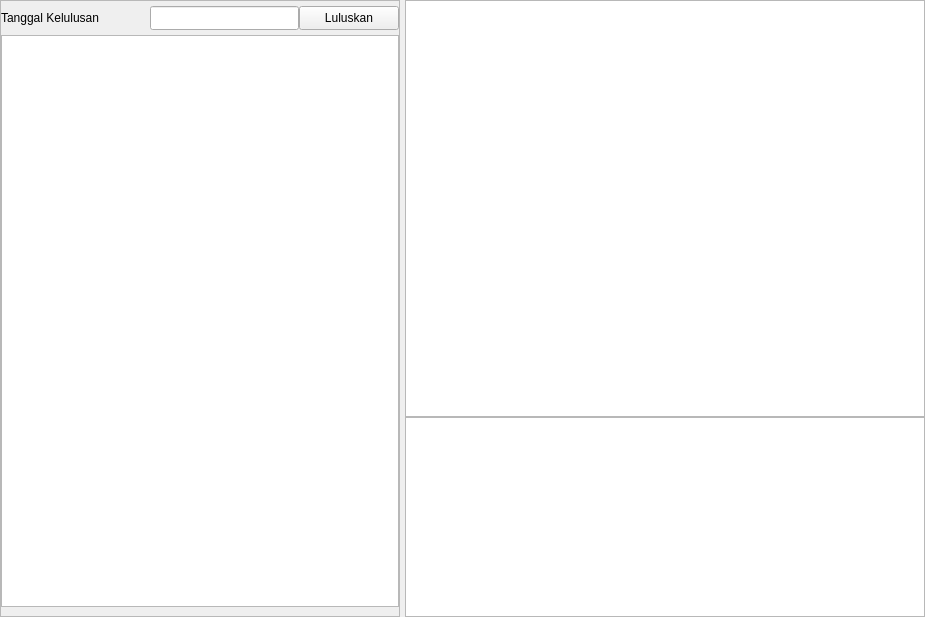
<?xml version="1.0" encoding="UTF-8"?>
<ui version="4.0">
 <class>Form</class>
 <widget class="QWidget" name="Form">
  <property name="geometry">
   <rect>
    <x>0</x>
    <y>0</y>
    <width>925</width>
    <height>617</height>
   </rect>
  </property>
  <property name="windowTitle">
   <string>Form</string>
  </property>
  <layout class="QGridLayout" name="gridLayout">
   <property name="leftMargin">
    <number>0</number>
   </property>
   <property name="topMargin">
    <number>0</number>
   </property>
   <property name="rightMargin">
    <number>0</number>
   </property>
   <property name="bottomMargin">
    <number>0</number>
   </property>
   <property name="horizontalSpacing">
    <number>5</number>
   </property>
   <property name="verticalSpacing">
    <number>0</number>
   </property>
   <item row="0" column="1">
    <widget class="QTableWidget" name="tbl_siswa_lulus"/>
   </item>
   <item row="1" column="1">
    <widget class="QTableWidget" name="tbl_siswa_tidak_lulus">
     <property name="sizePolicy">
      <sizepolicy hsizetype="Expanding" vsizetype="Preferred">
       <horstretch>0</horstretch>
       <verstretch>0</verstretch>
      </sizepolicy>
     </property>
     <property name="minimumSize">
      <size>
       <width>0</width>
       <height>200</height>
      </size>
     </property>
     <property name="maximumSize">
      <size>
       <width>16777215</width>
       <height>200</height>
      </size>
     </property>
    </widget>
   </item>
   <item row="0" column="0" rowspan="2">
    <widget class="QFrame" name="frame_kiri">
     <property name="minimumSize">
      <size>
       <width>400</width>
       <height>0</height>
      </size>
     </property>
     <property name="maximumSize">
      <size>
       <width>400</width>
       <height>16777215</height>
      </size>
     </property>
     <property name="frameShape">
      <enum>QFrame::StyledPanel</enum>
     </property>
     <property name="frameShadow">
      <enum>QFrame::Raised</enum>
     </property>
     <layout class="QGridLayout" name="gridLayout_2">
      <property name="leftMargin">
       <number>0</number>
      </property>
      <property name="topMargin">
       <number>5</number>
      </property>
      <property name="rightMargin">
       <number>0</number>
      </property>
      <property name="bottomMargin">
       <number>9</number>
      </property>
      <property name="horizontalSpacing">
       <number>0</number>
      </property>
      <property name="verticalSpacing">
       <number>5</number>
      </property>
      <item row="0" column="0">
       <widget class="QLabel" name="label">
        <property name="text">
         <string>Tanggal Kelulusan</string>
        </property>
       </widget>
      </item>
      <item row="0" column="1">
       <widget class="QLineEdit" name="line_tgl_lulus">
        <property name="sizePolicy">
         <sizepolicy hsizetype="Preferred" vsizetype="Fixed">
          <horstretch>0</horstretch>
          <verstretch>0</verstretch>
         </sizepolicy>
        </property>
        <property name="minimumSize">
         <size>
          <width>120</width>
          <height>24</height>
         </size>
        </property>
       </widget>
      </item>
      <item row="0" column="2">
       <widget class="QPushButton" name="btn_luluskan">
        <property name="minimumSize">
         <size>
          <width>100</width>
          <height>24</height>
         </size>
        </property>
        <property name="maximumSize">
         <size>
          <width>100</width>
          <height>24</height>
         </size>
        </property>
        <property name="text">
         <string>Luluskan</string>
        </property>
       </widget>
      </item>
      <item row="1" column="0" colspan="3">
       <widget class="QTableWidget" name="tbl_list_siswa"/>
      </item>
     </layout>
    </widget>
   </item>
  </layout>
 </widget>
 <resources>
  <include location="../../resources.qrc"/>
 </resources>
 <connections/>
</ui>
